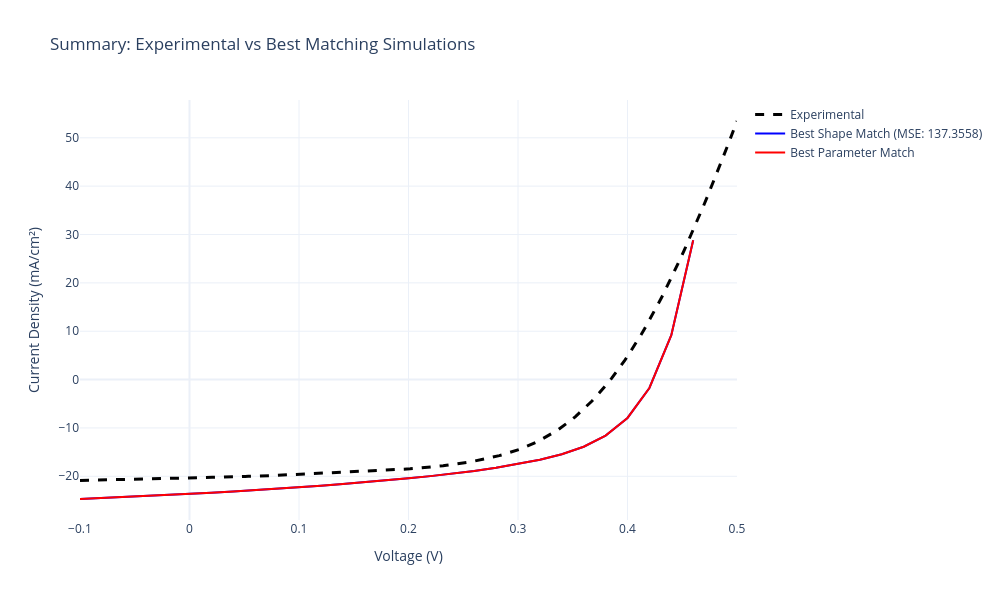

Notebook source saved alongside this figure:
### Markdown cell above
## Section 6: Summary Comparison - Best Matches

This section presents a side-by-side comparison of the experimental J-V curve with the best matching simulations from both approaches:
- **Best Shape Match (MSE)**: Simulation with the most similar curve morphology to experimental data
- **Best Parameter Match**: Simulation with performance parameters (Voc, Jsc, FF, η) closest to targets

### Code cell
# Extract best matches (with checks for availability)
if len(top_5_mse) == 0:
    print("❌ ERROR: No valid MSE results available. Cannot create summary.")
    print("   Please check that SCAPS data is loaded correctly in the previous cells.")
elif len(top_5_params) == 0:
    print("❌ ERROR: No valid parameter results available. Cannot create summary.")
    print("   Please check that SCAPS data is loaded correctly in the previous cells.")
else:
    best_mse = top_5_mse[0]  # Best shape match
    best_params = top_5_params[0]  # Best parameter match

    # Create comparison figure
    fig_summary = go.Figure()

    # Add experimental data
    fig_summary.add_trace(go.Scatter(
        x=exp_data['v(V)'], y=exp_data['jtot(mA/cm2)'], 
        mode='lines', name='Experimental', 
        line=dict(color='black', dash='dash', width=3),
        hovertemplate='<b>Experimental</b><br>V: %{x:.3f} V<br>J: %{y:.2f} mA/cm²<extra></extra>'
    ))

    # Add best shape match
    mask_mse = (best_mse['v(V)'] <= EXP_V_MAX) & (best_mse['jtot(mA/cm2)'] <= EXP_J_MAX)
    v_mse = best_mse['v(V)'][mask_mse]
    j_mse = best_mse['jtot(mA/cm2)'][mask_mse]
    fig_summary.add_trace(go.Scatter(
        x=v_mse, y=j_mse, 
        mode='lines', name=f'Best Shape Match (MSE: {best_mse["mse"]:.4f})',
        line=dict(color='blue', width=2),
        hovertemplate='<b>Best Shape Match</b><br>V: %{x:.3f} V<br>J: %{y:.2f} mA/cm²<extra></extra>'
    ))

    # Add best parameter match
    mask_params = (best_params['v(V)'] <= EXP_V_MAX) & (best_params['jtot(mA/cm2)'] <= EXP_J_MAX)
    v_params = best_params['v(V)'][mask_params]
    j_params = best_params['jtot(mA/cm2)'][mask_params]
    fig_summary.add_trace(go.Scatter(
        x=v_params, y=j_params, 
        mode='lines', name=f'Best Parameter Match',
        line=dict(color='red', width=2),
        hovertemplate='<b>Best Parameter Match</b><br>V: %{x:.3f} V<br>J: %{y:.2f} mA/cm²<extra></extra>'
    ))

    fig_summary.update_layout(
        title='Summary: Experimental vs Best Matching Simulations',
        xaxis_title='Voltage (V)',
        yaxis_title='Current Density (mA/cm²)',
        hovermode='closest',
        template='plotly_white',
        width=1000,
        height=600
    )
    fig_summary.show()

    # Create comparison table
    print("\n" + "="*100)
    print("BEST MATCHES SUMMARY")
    print("="*100)
    print(f"\n{'Metric':<20} {'Experimental':<20} {'Best Shape (MSE)':<25} {'Best Parameters':<25}")
    print("-"*100)
    print(f"{'Voc (V)':<20} {TARGET_VOC:<20.4f} {best_mse['Voc']:<25.4f} {best_params['Voc']:<25.4f}")
    print(f"{'Jsc (mA/cm²)':<20} {TARGET_JSC:<20.4f} {best_mse['Jsc']:<25.4f} {best_params['Jsc']:<25.4f}")
    print(f"{'FF (%)':<20} {TARGET_FF:<20.2f} {best_mse['FF']:<25.2f} {best_params['FF']:<25.2f}")
    print(f"{'η (%)':<20} {TARGET_ETA:<20.4f} {best_mse['eta']:<25.4f} {best_params['eta']:<25.4f}")
    print(f"{'MSE':<20} {'---':<20} {best_mse['mse']:<25.6f} {best_params.get('mse', '---'):<25}")
    print(f"{'Param Score':<20} {'---':<20} {best_mse.get('param_score', '---'):<25} {best_params['param_score']:<25.6f}")
    print("="*100)

### Figure 1 — Plotly figure (JSON) as saved in the notebook; plotly's stock layout.template omitted (floating-point values rounded to 4 significant figures; data arrays with more than 128 entries replaced by an {"elided": "..."} marker saying what was removed)
{"data": [{"hovertemplate": "<b>Experimental</b><br>V: %{x:.3f} V<br>J: %{y:.2f} mA/cm²<extra></extra>", "line": {"color": "black", "dash": "dash", "width": 3}, "mode": "lines", "name": "Experimental", "type": "scatter", "x": {"elided": "200 float values"}, "y": {"elided": "200 float values"}}, {"hovertemplate": "<b>Best Shape Match</b><br>V: %{x:.3f} V<br>J: %{y:.2f} mA/cm²<extra></extra>", "line": {"color": "blue", "width": 2}, "mode": "lines", "name": "Best Shape Match (MSE: 137.3558)", "type": "scatter", "x": [-0.1, -0.08, -0.06, -0.04, -0.02, 0.0, 0.02, 0.04, 0.06, 0.08, 0.1, 0.12, 0.14, 0.16, 0.18, 0.2, 0.22, 0.24, 0.26, 0.28, 0.3, 0.32, 0.34, 0.36, 0.38, 0.4, 0.42, 0.44, 0.46], "y": [-24.7, -24.51, -24.3, -24.09, -23.87, -23.64, -23.39, -23.13, -22.86, -22.57, -22.27, -21.95, -21.61, -21.25, -20.86, -20.43, -19.97, -19.45, -18.88, -18.24, -17.48, -16.58, -15.44, -13.88, -11.59, -7.931, -1.739, 9.173, 28.83]}, {"hovertemplate": "<b>Best Parameter Match</b><br>V: %{x:.3f} V<br>J: %{y:.2f} mA/cm²<extra></extra>", "line": {"color": "red", "width": 2}, "mode": "lines", "name": "Best Parameter Match", "type": "scatter", "x": [-0.1, -0.08, -0.06, -0.04, -0.02, 0.0, 0.02, 0.04, 0.06, 0.08, 0.1, 0.12, 0.14, 0.16, 0.18, 0.2, 0.22, 0.24, 0.26, 0.28, 0.3, 0.32, 0.34, 0.36, 0.38, 0.4, 0.42, 0.44, 0.46], "y": [-24.7, -24.51, -24.3, -24.09, -23.87, -23.64, -23.39, -23.13, -22.86, -22.57, -22.27, -21.95, -21.61, -21.25, -20.86, -20.43, -19.97, -19.45, -18.88, -18.24, -17.48, -16.58, -15.44, -13.88, -11.59, -7.931, -1.739, 9.173, 28.83]}], "layout": {"height": 600, "hovermode": "closest", "title": {"text": "Summary: Experimental vs Best Matching Simulations"}, "width": 1000, "xaxis": {"title": {"text": "Voltage (V)"}}, "yaxis": {"title": {"text": "Current Density (mA/cm²)"}}}}
